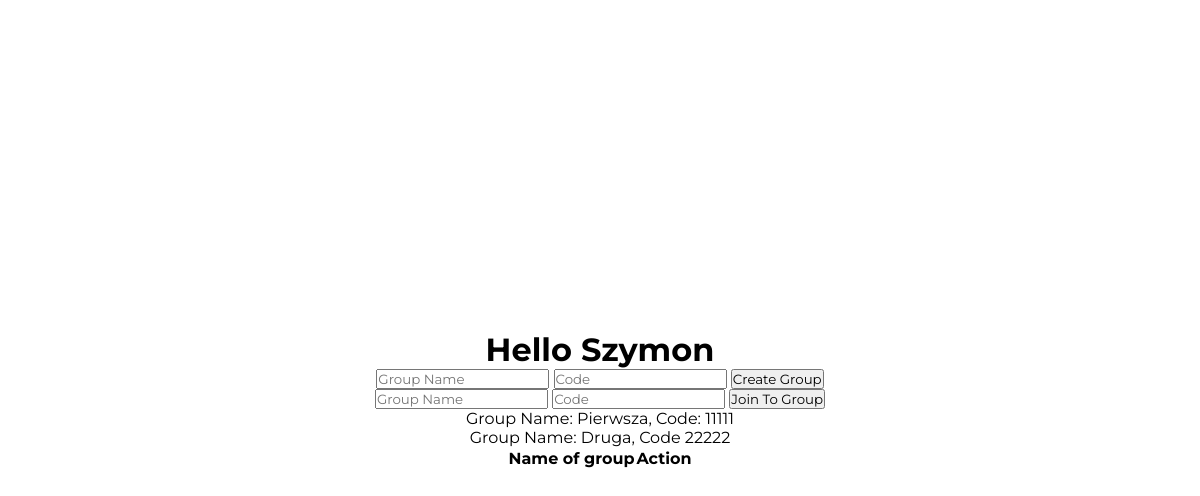
The app's page /profile (signed in), older data.
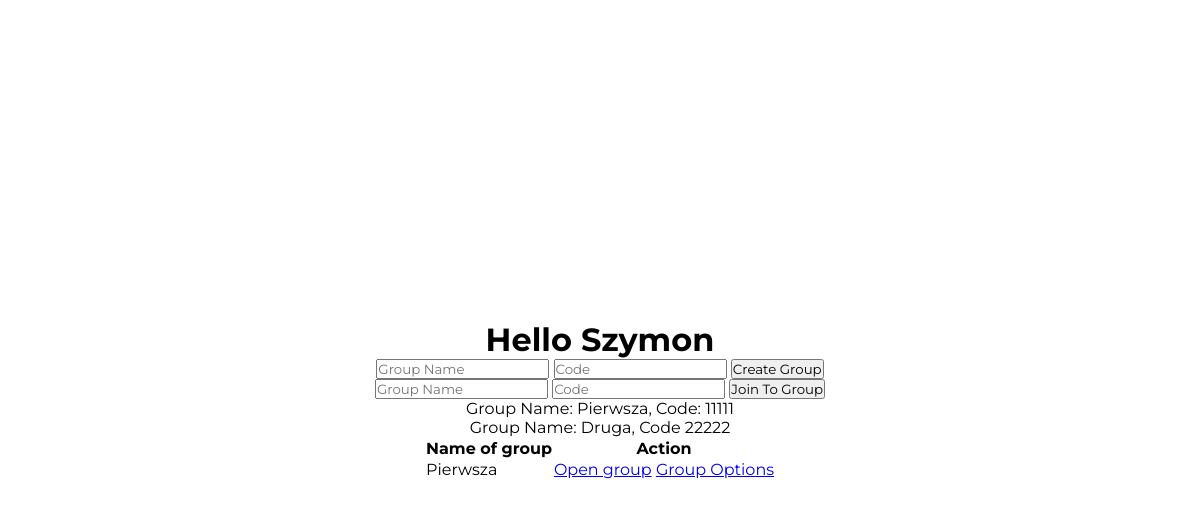
The same page, newer data.
### src/models.py (models this page shows, shortened)
class User(db.Model, UserMixin):
    id = db.Column(db.Integer, primary_key=True)
    name = db.Column(db.String, nullable=False)
    surname = db.Column(db.String, nullable=False)
    email = db.Column(db.String, nullable=False, unique=True)
    password = db.Column(db.String, nullable=False, unique=True)
    message = db.relationship("Message", backref="user", cascade="all, delete")
    group_participants = db.relationship("Group_participants", backref="user", cascade="all, delete")
    group = db.relationship("Group", backref="user", cascade="all, delete")
    waiting_to_be_added = db.relationship("Waiting_to_be_added", backref="user")

class Group(db.Model):
    id = db.Column(db.Integer, primary_key=True)
    group_name = db.Column(db.String, nullable=False)
    code = db.Column(db.Integer, nullable=False, unique=True)
    admin = db.Column(db.Integer, db.ForeignKey("user.id", ondelete='CASCADE'), nullable=False)
    group_participants = db.relationship("Group_participants", backref="group", cascade="all, delete")
    message_in_group = db.relationship("Message_in_group", backref="group", cascade="all, delete")
    waiting_to_be_added = db.relationship("Waiting_to_be_added", backref="group")

class Group_participants(db.Model):
    id = db.Column(db.Integer, primary_key=True)
    group_id = db.Column(db.Integer, db.ForeignKey("group.id", ondelete='CASCADE'), nullable=False)
    user_id = db.Column(db.Integer, db.ForeignKey("user.id", ondelete='CASCADE'), nullable=False)

### src/routes/group.py (the view, shortened to what this page needs)
@app.route('/profile', methods=['POST', 'GET'])
@login_required
def profile():
    formCreate = CreateGroupForm()
    formJoin = JoinGroupForm()
    form = GroupForm()
    print(form.validate_on_submit())
    groups = Group_participants.query.filter_by(user_id=current_user.id).all()
    return render_template('profile.html', user=current_user, formCreate=formCreate, formJoin=formJoin, groups=groups, Group=Group)

### src/form.py
class CreateGroupForm(GroupForm):
    submit_create = SubmitField("Create Group")

class JoinGroupForm(GroupForm):
    submit_join = SubmitField("Join To Group")

### src/__init__.py (called while the page is built)
@login_manager.user_loader
def load_user(id):
    return User.query.get(int(id))

### src/templates/profile.html (shortened to what this page needs)
{% extends 'base.html' %}
{% block body %}
    <h1>Hello {{ user.name }}</h1>
    <form action="/profile" method="post">
        {{ formCreate.group_name }}
        {{ formCreate.code }}
        {{ formCreate.submit_create }}
    </form>
    <form action="/profile" method="post">
        {{ formJoin.group_name }}
        {{ formJoin.code }}
        {{ formJoin.submit_join }}
    </form>
    <p>Group Name: Pierwsza, Code: 11111</p>
    <p>Group Name: Druga, Code 22222</p>
    <table>
        <thead>
            <tr>
                <th>Name of group</th>
                <th>Action</th>
            </tr>
        </thead>
        <tbody>
            {% for group in groups %}
                <tr>
                    <td>
                        {{ Group.query.filter_by(id=group.group_id).first().group_name }}
                    </td>
                    <td>
                        <a href="/group/{{ group.group_id }}">Open group</a>
                        {% if Group.query.filter_by(id=group.group_id).first().admin == user.id %}
                            <a href="/group/{{ group.group_id }}/options">Group Options</a>
                        {% endif %}
                    </td>
                </tr>
            {% endfor %}
        </tbody>
    </table>
{% endblock %}

### src/templates/base.html (shortened to what this page needs)
<!DOCTYPE html>
<html lang="en">
<head>
    <link rel="stylesheet" href="{{ url_for('static', filename='styles/base.css' )}}">
</head>
<body>
    {% block body %}{% endblock %}
</body>
</html>

### src/static/styles/base.css (style rules this page uses)
* { margin: 0; padding: 0; box-sizing: border-box; font-family: "Montserrat", serif; }
body { min-width: 100vw; min-height: 100vh; display: flex; justify-content: center; align-items: center; flex-direction: column; }

Row changes from the older to the newer data that the page shows:
added Group: query.filter_by "Pierwsza"
